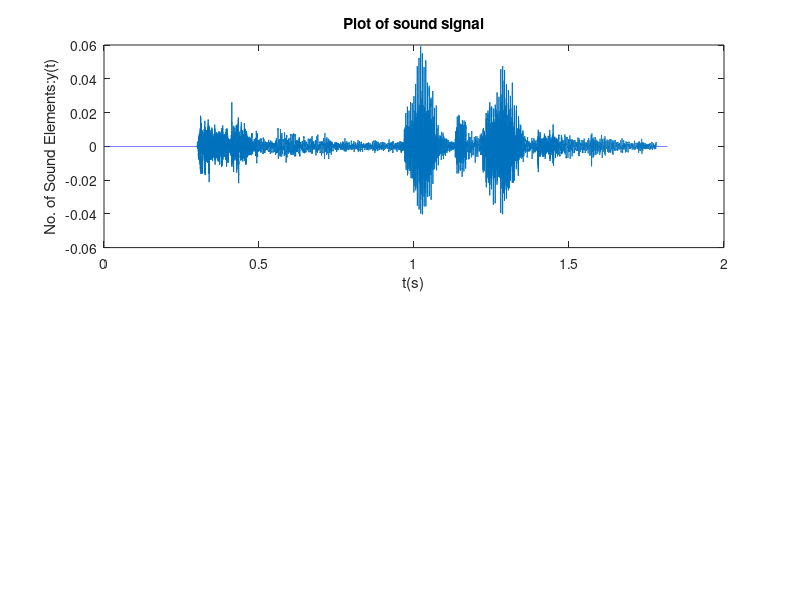

Source code (MATLAB): (Note: this script raises an error after producing the figure.)
% FILE: Ex3.m
% NAME: [Tianning Li]
% DESCRIPTION: Recovering Popular Audio File
clear all; close all; clc;
load s1.mat;
t_y = (0:length(y)-1)*(1/Fs);
figure;
subplot(2,1,1);
plot(t_y,y);
xlabel("t(s)");
ylabel("No. of Sound Elements:y(t)");
title("Plot of sound signal");
% scale and shift the function.
[y1, t_y1] = timescale(y, Fs, 0.5);     
[y2, t_y2] = timeshift(y1, Fs, -0.5);

% shift and scale the function.
[y3, t_y3] = timeshift(y, Fs, -2);
[y4, t_y4] = timescale(y3, Fs, 2); 

subplot(2,1,2);
plot(t_y2,y2);
xlabel("t(s)");
ylabel("No. of Sound Elements:y(t)");
title("Plot of sound signal after transformation");
sound(y2,Fs);

